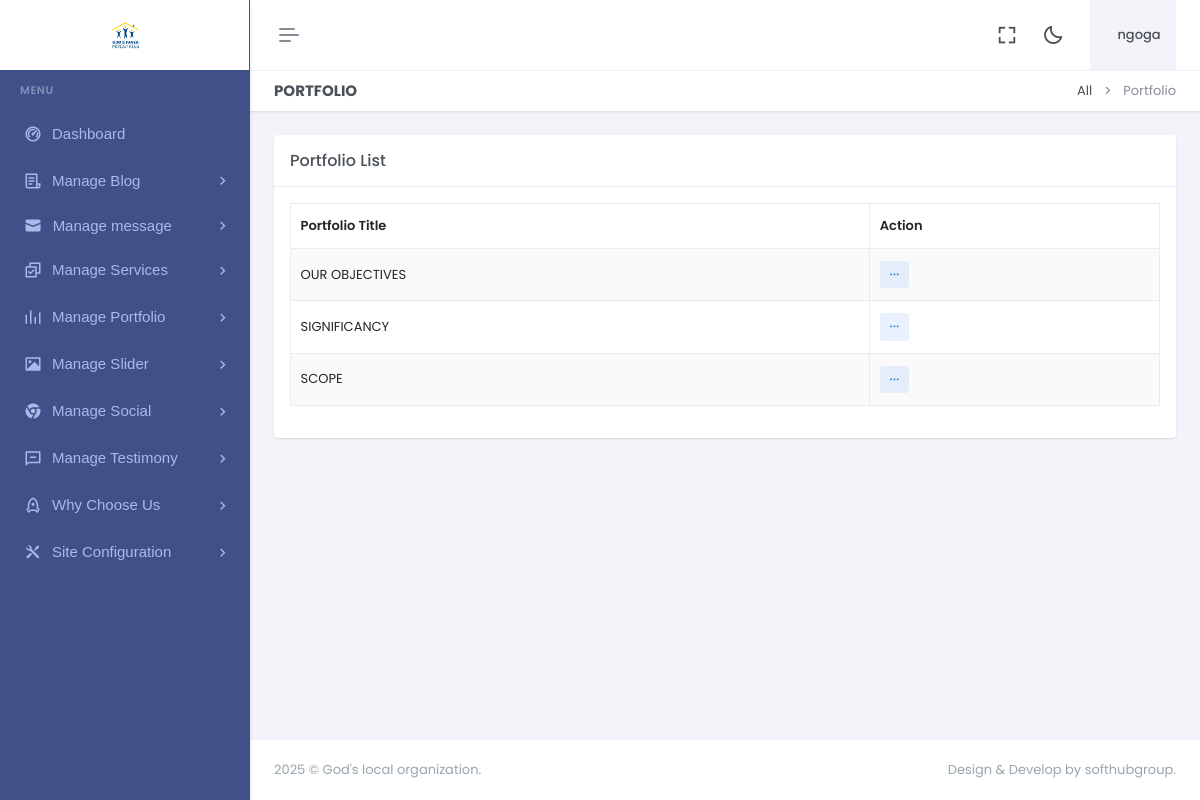
Page /dashboard/portfolio.php (signed in) on the committed database.
### tables this page shows
CREATE TABLE `logo` (
  `id` int(11) NOT NULL,
  `xfile` varchar(1000) NOT NULL,
  `ufile` varchar(1000) NOT NULL,
  `updated_at` timestamp NOT NULL DEFAULT current_timestamp() ON UPDATE current_timestamp()
);

CREATE TABLE `portfolio` (
  `id` int(11) NOT NULL,
  `port_title` varchar(500) NOT NULL,
  `port_desc` varchar(1000) NOT NULL,
  `port_detail` varchar(2000) NOT NULL,
  `ufile` varchar(1000) NOT NULL,
  `updated_at` timestamp NOT NULL DEFAULT current_timestamp() ON UPDATE current_timestamp()
);

### dashboard/portfolio.php (the view)
<?php include"header.php";?>
<?php include"sidebar.php";?>
<div class="main-content">
 <div class="page-content">
       <div class="container-fluid">
                    <div class="row">
                        <div class="col-12">
                            <div class="page-title-box d-sm-flex align-items-center justify-content-between">
                                <h4 class="mb-sm-0">Portfolio</h4>
                                <div class="page-title-right">
                                    <ol class="breadcrumb m-0">
                                        <li class="breadcrumb-item"><a href="javascript: void(0);">All</a></li>
                                        <li class="breadcrumb-item active">Portfolio</li>
                                    </ol>
                                </div>
                            </div>
                        </div>
                    </div>
                    <div class="row">
                        <div class="col-lg-12">
                            <div class="card">
                                <div class="card-header">
                                    <h5 class="card-title mb-0">Portfolio List</h5>
                                </div>
                                <div class="card-body">
                                    <table id="example" class="table table-bordered dt-responsive nowrap table-striped align-middle" style="width:100%">
                                        <thead>
                                            <tr>
                                                <th data-ordering="false">Portfolio Title</th>
                                                <th>Action</th>
                                            </tr>
                                        </thead>
                                        <tbody>
                                        <?php
				   $q="SELECT * FROM  portfolio ORDER BY id DESC";
 $r123 = mysqli_query($con,$q);
while($ro = mysqli_fetch_array($r123))
{
	$id="$ro[id]";
	$port_title="$ro[port_title]";
  print "<tr>
				  <td>
				  $port_title
				  </td>
          <td>
                                                    <div class='dropdown d-inline-block'>
                                                        <button class='btn btn-soft-secondary btn-sm dropdown' type='button' data-bs-toggle='dropdown' aria-expanded='false'>
                                                            <i class='ri-more-fill align-middle'></i>
                                                        </button>
                                                        <ul class='dropdown-menu dropdown-menu-end'>
                                                            <li><a href='editport.php?id=$id' class='dropdown-item edit-item-btn'><i class='ri-pencil-fill align-bottom me-2 text-muted'></i> Edit</a></li>
                                                            <li>
                                                                <a href='deleteport.php?id=$id' class='dropdown-item remove-item-btn'>
                                                                    <i class='ri-delete-bin-fill align-bottom me-2 text-muted'></i> Delete
                                                                </a>
                                                            </li>
                                                        </ul>
                                                    </div>
                                                </td>
				  </tr>";
  }
  ?>
                                        </tbody>
                                    </table>
                                </div>
                            </div>
                        </div>
                    </div>
                </div>
            </div>
            <?php include"footer.php";?>

### dashboard/sidebar.php (shortened to what this page needs)
<?php
include"../z_db.php";
?>
<div class="app-menu navbar-menu">
  <div class="navbar-brand-box bg-white">
<?php
    $rr=mysqli_query($con,"SELECT ufile FROM logo");
$r = mysqli_fetch_row($rr);
$ufile = $r[0];
?>
    <a href="dashboard" class="logo logo-light">
      <span class="logo-lg">
        <img src="uploads/logo/<?php print $ufile?>" alt="" height="30">
      </span>
    </a>
  </div>
  <div id="scrollbar">
    <div class="container-fluid">
      <ul class="navbar-nav" id="navbar-nav">
        <li class="menu-title"><span data-key="t-menu">Menu</span></li>
        <li class="nav-item">
                <a href="dashboard" class="nav-link" data-key="t-analytics">  <i class="ri-dashboard-2-line"></i> <span data-key="t-dashboards"> Dashboard </span></a>
              </li>
              <li class="nav-item">
                            <a class="nav-link menu-link" href="#sidebarB" data-bs-toggle="collapse" role="button" aria-expanded="true" aria-controls="sidebarLanding">
                                <i class="ri-file-list-3-line"></i> <span data-key="t-landing">Manage Blog</span>
                            </a>
                        </li>
                        <li class="nav-item">
                            <a class="nav-link menu-link" href="#sidebarM" data-bs-toggle="collapse" role="button" aria-expanded="true" aria-controls="sidebarLanding">
                            <svg xmlns="http://www.w3.org/2000/svg" width="1em" height="1em" viewBox="0 0 20 20">
                                <path fill="currentColor" d="M0 8v8a2 2 0 0 0 2 2h16a2 2 0 0 0 2-2V8l-10 4z"/>
                                <path fill="currentColor" d="M2 2a2 2 0 0 0-2 2v2l10 4l10-4V4a2 2 0 0 0-2-2z"/></svg> <span data-key="t-landing">Manage message</span>
                            </a>
                        </li>
              <li class="nav-item">
                            <a class="nav-link menu-link" href="#sidebarLanding" data-bs-toggle="collapse" role="button" aria-expanded="true" aria-controls="sidebarLanding">
                                <i class="ri-checkbox-multiple-line"></i> <span data-key="t-landing">Manage Services</span>
                            </a>
                        </li>
                        <li class="nav-item">
                            <a class="nav-link menu-link" href="#sidebarPot" data-bs-toggle="collapse" role="button" aria-expanded="true" aria-controls="sidebarLanding">
                                <i class="ri-rhythm-fill"></i> <span data-key="t-landing">Manage Portfolio</span>
                            </a>
                        </li>
                        <li class="nav-item">
                            <a class="nav-link menu-link" href="#sidebarSl" data-bs-toggle="collapse" role="button" aria-expanded="true" aria-controls="sidebarLanding">
                                <i class="ri-image-fill"></i> <span data-key="t-landing">Manage Slider</span>
                            </a>
                        </li>
                        <li class="nav-item">
                            <a class="nav-link menu-link" href="#sidebarX" data-bs-toggle="collapse" role="button" aria-expanded="true" aria-controls="sidebarLanding">
                                <i class="ri-chrome-fill"></i> <span data-key="t-landing">Manage Social</span>
                            </a>
                        </li>
                        <li class="nav-item">
                            <a class="nav-link menu-link" href="#sidebarT" data-bs-toggle="collapse" role="button" aria-expanded="true" aria-controls="sidebarLanding">
                                <i class="ri-message-line"></i> <span data-key="t-landing">Manage Testimony</span>
                            </a>
                        </li>
                        <li class="nav-item">
                            <a class="nav-link menu-link" href="#sidebarW" data-bs-toggle="collapse" role="button" aria-expanded="true" aria-controls="sidebarLanding">
                                <i class="ri-rocket-line"></i> <span data-key="t-landing"> Why Choose Us</span>
                            </a>
                        </li>
                        <li class="nav-item">
                            <a class="nav-link menu-link" href="#sidebarK" data-bs-toggle="collapse" role="button" aria-expanded="true" aria-controls="sidebarLanding">
                                <i class="ri-tools-fill"></i> <span data-key="t-landing"> Site Configuration </span>
                            </a>
                        </li>
      </ul>
    </div>
  </div>
  <div class="sidebar-background"></div>
</div>

### rows in the picture
logo: ufile (picture)
portfolio: port_title "OUR OBJECTIVES"
portfolio: port_title "SIGNIFICANCY"
portfolio: port_title "SCOPE"

### other values in the picture
$username "ngoga"
